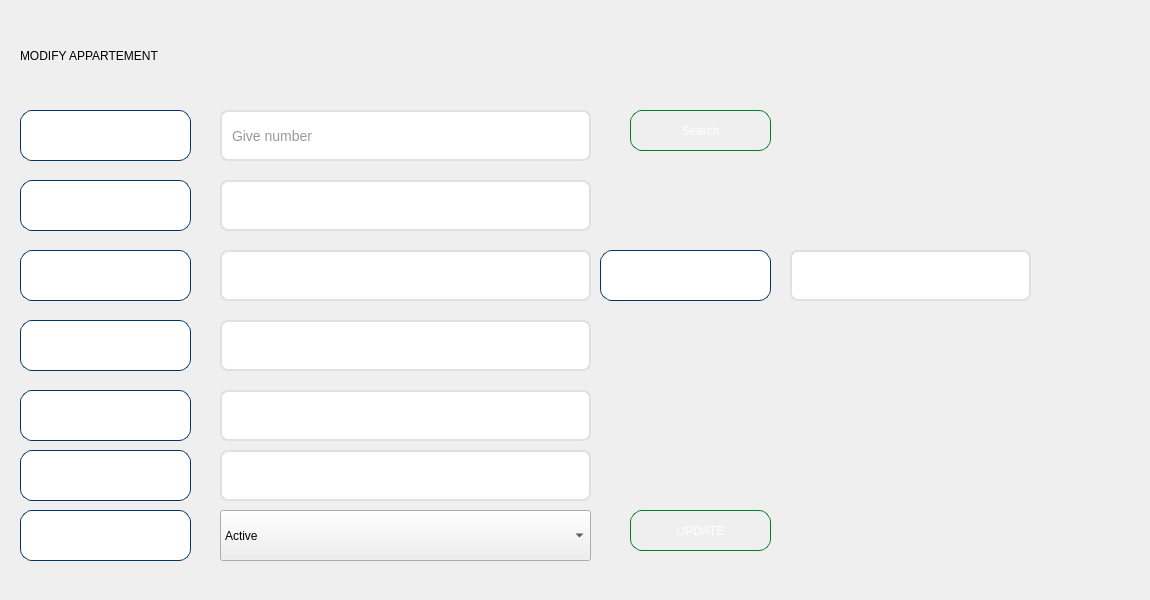
         <widget class="QWidget" name="tab_13">
          <attribute name="title">
           <string>MODIFY</string>
          </attribute>
          <widget class="QWidget" name="widget_11" native="true">
           <property name="geometry">
            <rect>
             <x>0</x>
             <y>0</y>
             <width>1141</width>
             <height>591</height>
            </rect>
           </property>
           <widget class="QPushButton" name="pushButton_19">
            <property name="geometry">
             <rect>
              <x>630</x>
              <y>510</y>
              <width>141</width>
              <height>41</height>
             </rect>
            </property>
            <property name="styleSheet">
             <string notr="true">QPushButton {
	font: 700 italic 10pt &quot;Times New Roman&quot;;
    background: qlineargradient(x1:0, y1:0, x2:0, y2:1,
                                stop:0 #00ff66, stop:1 #009933);
    color: white;
    border: 1px solid #007a29;
    border-radius: 12px;
    padding: 6px;
}
QPushButton :hover {
    background: qlineargradient(x1:0, y1:0, x2:0, y2:1,
                                stop:0 #33ff99, stop:1 #00cc44);
}

QPushButton:pressed {
    background: qlineargradient(x1:0, y1:0, x2:0, y2:1,
                                stop:0 #00cc44, stop:1 #007a29);
}
</string>
            </property>
            <property name="text">
             <string>UPDATE</string>
            </property>
           </widget>
           <widget class="QLabel" name="label_43">
            <property name="geometry">
             <rect>
              <x>20</x>
              <y>20</y>
              <width>701</width>
              <height>71</height>
             </rect>
            </property>
            <property name="styleSheet">
             <string notr="true">font: 700 italic 36pt &quot;Times New Roman&quot;;</string>
            </property>
            <property name="text">
             <string>MODIFY APPARTEMENT</string>
            </property>
           </widget>
           <widget class="QLabel" name="label_44">
            <property name="geometry">
             <rect>
              <x>790</x>
              <y>20</y>
              <width>121</width>
              <height>81</height>
             </rect>
            </property>
            <property name="styleSheet">
             <string notr="true">background:transparent;</string>
            </property>
            <property name="text">
             <string/>
            </property>
            <property name="pixmap">
             <pixmap>../../Downloads/Capture_d_écran_2025-09-29_075328-removebg-preview.png</pixmap>
            </property>
            <property name="scaledContents">
             <bool>true</bool>
            </property>
           </widget>
           <widget class="QLineEdit" name="lineEdit_38">
            <property name="geometry">
             <rect>
              <x>20</x>
              <y>110</y>
              <width>171</width>
              <height>51</height>
             </rect>
            </property>
            <property name="styleSheet">
             <string notr="true">QLineEdit {
	font: 700 italic 10pt &quot;Times New Roman&quot;;
	color: white;
    background: qlineargradient(
        x1: 0, y1: 0, x2: 1, y2: 1,
        stop: 0 #001F3F,   
        stop: 1 #004080   
    );
    border: 1px solid #003366; 
    border-radius: 12px;    
    padding: 6px

}</string>
            </property>
            <property name="text">
             <string>Search appartement</string>
            </property>
           </widget>
           <widget class="QPushButton" name="searchRoomBtn">
            <property name="geometry">
             <rect>
              <x>630</x>
              <y>110</y>
              <width>141</width>
              <height>41</height>
             </rect>
            </property>
            <property name="styleSheet">
             <string notr="true">QPushButton {
	font: 700 italic 10pt &quot;Times New Roman&quot;;
    background: qlineargradient(x1:0, y1:0, x2:0, y2:1,
                                stop:0 #00ff66, stop:1 #009933);
    color: white;
    border: 1px solid #007a29;
    border-radius: 12px;
    padding: 6px;
}
QPushButton :hover {
    background: qlineargradient(x1:0, y1:0, x2:0, y2:1,
                                stop:0 #33ff99, stop:1 #00cc44);
}

QPushButton:pressed {
    background: qlineargradient(x1:0, y1:0, x2:0, y2:1,
                                stop:0 #00cc44, stop:1 #007a29);
}
</string>
            </property>
            <property name="text">
             <string>Search</string>
            </property>
           </widget>
           <widget class="QLineEdit" name="searchRoomEdit">
            <property name="geometry">
             <rect>
              <x>220</x>
              <y>110</y>
              <width>371</width>
              <height>51</height>
             </rect>
            </property>
            <property name="styleSheet">
             <string notr="true">QLineEdit {
    background-color: white;
    border: 2px solid #e0e0e0;
    border-radius: 8px;
    padding: 8px;
    font-size: 14px;
    color: #333;
}

QLineEdit:hover {
    border: 2px solid #29b6f6;
    background-color: #f9f9f9;
}

QLineEdit:focus {
    border: 2px solid #0d47a1;
    background-color: white;
}</string>
            </property>
            <property name="placeholderText">
             <string>Give number</string>
            </property>
           </widget>
           <widget class="QLineEdit" name="lineEdit_51">
            <property name="geometry">
             <rect>
              <x>220</x>
              <y>250</y>
              <width>371</width>
              <height>51</height>
             </rect>
            </property>
            <property name="styleSheet">
             <string notr="true">QLineEdit {
    background-color: white;
    border: 2px solid #e0e0e0;
    border-radius: 8px;
    padding: 8px;
    font-size: 14px;
    color: #333;
}

QLineEdit:hover {
    border: 2px solid #29b6f6;
    background-color: #f9f9f9;
}

QLineEdit:focus {
    border: 2px solid #0d47a1;
    background-color: white;
}</string>
            </property>
           </widget>
           <widget class="QLineEdit" name="lineEdit_112">
            <property name="geometry">
             <rect>
              <x>20</x>
              <y>510</y>
              <width>171</width>
              <height>51</height>
             </rect>
            </property>
            <property name="styleSheet">
             <string notr="true">QLineEdit {
	font: 700 italic 10pt &quot;Times New Roman&quot;;
	color: white;
    background: qlineargradient(
        x1: 0, y1: 0, x2: 1, y2: 1,
        stop: 0 #001F3F,   
        stop: 1 #004080   
    );
    border: 1px solid #003366; 
    border-radius: 12px;    
    padding: 6px

}</string>
            </property>
            <property name="text">
             <string>Status:</string>
            </property>
           </widget>
           <widget class="QLineEdit" name="lineEdit_52">
            <property name="geometry">
             <rect>
              <x>20</x>
              <y>250</y>
              <width>171</width>
              <height>51</height>
             </rect>
            </property>
            <property name="styleSheet">
             <string notr="true">QLineEdit {
	font: 700 italic 10pt &quot;Times New Roman&quot;;
	color: white;
    background: qlineargradient(
        x1: 0, y1: 0, x2: 1, y2: 1,
        stop: 0 #001F3F,   
        stop: 1 #004080   
    );
    border: 1px solid #003366; 
    border-radius: 12px;    
    padding: 6px

}</string>
            </property>
            <property name="text">
             <string>Rooms :</string>
            </property>
           </widget>
           <widget class="QLineEdit" name="lineEdit_113">
            <property name="geometry">
             <rect>
              <x>220</x>
              <y>390</y>
              <width>371</width>
              <height>51</height>
             </rect>
            </property>
            <property name="styleSheet">
             <string notr="true">QLineEdit {
    background-color: white;
    border: 2px solid #e0e0e0;
    border-radius: 8px;
    padding: 8px;
    font-size: 14px;
    color: #333;
}

QLineEdit:hover {
    border: 2px solid #29b6f6;
    background-color: #f9f9f9;
}

QLineEdit:focus {
    border: 2px solid #0d47a1;
    background-color: white;
}</string>
            </property>
           </widget>
           <widget class="QLineEdit" name="lineEdit_53">
            <property name="geometry">
             <rect>
              <x>20</x>
              <y>390</y>
              <width>171</width>
              <height>51</height>
             </rect>
            </property>
            <property name="styleSheet">
             <string notr="true">QLineEdit {
	font: 700 italic 10pt &quot;Times New Roman&quot;;
	color: white;
    background: qlineargradient(
        x1: 0, y1: 0, x2: 1, y2: 1,
        stop: 0 #001F3F,   
        stop: 1 #004080   
    );
    border: 1px solid #003366; 
    border-radius: 12px;    
    padding: 6px

}</string>
            </property>
            <property name="text">
             <string>Condition:</string>
            </property>
           </widget>
           <widget class="QLineEdit" name="lineEdit_114">
            <property name="geometry">
             <rect>
              <x>20</x>
              <y>320</y>
              <width>171</width>
              <height>51</height>
             </rect>
            </property>
            <property name="styleSheet">
             <string notr="true">QLineEdit {
	font: 700 italic 10pt &quot;Times New Roman&quot;;
	color: white;
    background: qlineargradient(
        x1: 0, y1: 0, x2: 1, y2: 1,
        stop: 0 #001F3F,   
        stop: 1 #004080   
    );
    border: 1px solid #003366; 
    border-radius: 12px;    
    padding: 6px

}</string>
            </property>
            <property name="text">
             <string>Floor:</string>
            </property>
           </widget>
           <widget class="QLineEdit" name="lineEdit_54">
            <property name="geometry">
             <rect>
              <x>220</x>
              <y>180</y>
              <width>371</width>
              <height>51</height>
             </rect>
            </property>
            <property name="styleSheet">
             <string notr="true">QLineEdit {
    background-color: white;
    border: 2px solid #e0e0e0;
    border-radius: 8px;
    padding: 8px;
    font-size: 14px;
    color: #333;
}

QLineEdit:hover {
    border: 2px solid #29b6f6;
    background-color: #f9f9f9;
}

QLineEdit:focus {
    border: 2px solid #0d47a1;
    background-color: white;
}</string>
            </property>
           </widget>
           <widget class="QLineEdit" name="lineEdit_55">
            <property name="geometry">
             <rect>
              <x>220</x>
              <y>320</y>
              <width>371</width>
              <height>51</height>
             </rect>
            </property>
            <property name="styleSheet">
             <string notr="true">QLineEdit {
    background-color: white;
    border: 2px solid #e0e0e0;
    border-radius: 8px;
    padding: 8px;
    font-size: 14px;
    color: #333;
}

QLineEdit:hover {
    border: 2px solid #29b6f6;
    background-color: #f9f9f9;
}

QLineEdit:focus {
    border: 2px solid #0d47a1;
    background-color: white;
}</string>
            </property>
           </widget>
           <widget class="QLineEdit" name="lineEdit_56">
            <property name="enabled">
             <bool>true</bool>
            </property>
            <property name="geometry">
             <rect>
              <x>20</x>
              <y>180</y>
              <width>171</width>
              <height>51</height>
             </rect>
            </property>
            <property name="focusPolicy">
             <enum>Qt::FocusPolicy::NoFocus</enum>
            </property>
            <property name="contextMenuPolicy">
             <enum>Qt::ContextMenuPolicy::NoContextMenu</enum>
            </property>
            <property name="acceptDrops">
             <bool>true</bool>
            </property>
            <property name="styleSheet">
             <string notr="true">QLineEdit {
	font: 700 italic 10pt &quot;Times New Roman&quot;;
	color: white;
    background: qlineargradient(
        x1: 0, y1: 0, x2: 1, y2: 1,
        stop: 0 #001F3F,   
        stop: 1 #004080   
    );
    border: 1px solid #003366; 
    border-radius: 12px;    
    padding: 6px

}</string>
            </property>
            <property name="text">
             <string>Number :</string>
            </property>
            <property name="cursorPosition">
             <number>8</number>
            </property>
           </widget>
           <widget class="QComboBox" name="addStatusCombo_3">
            <property name="geometry">
             <rect>
              <x>220</x>
              <y>510</y>
              <width>371</width>
              <height>51</height>
             </rect>
            </property>
            <item>
             <property name="text">
              <string>Active</string>
             </property>
            </item>
            <item>
             <property name="text">
              <string>Inactive</string>
             </property>
            </item>
           </widget>
           <widget class="QLineEdit" name="lineEdit_115">
            <property name="geometry">
             <rect>
              <x>220</x>
              <y>450</y>
              <width>371</width>
              <height>51</height>
             </rect>
            </property>
            <property name="styleSheet">
             <string notr="true">QLineEdit {
    background-color: white;
    border: 2px solid #e0e0e0;
    border-radius: 8px;
    padding: 8px;
    font-size: 14px;
    color: #333;
}

QLineEdit:hover {
    border: 2px solid #29b6f6;
    background-color: #f9f9f9;
}

QLineEdit:focus {
    border: 2px solid #0d47a1;
    background-color: white;
}</string>
            </property>
           </widget>
           <widget class="QLineEdit" name="lineEdit_57">
            <property name="geometry">
             <rect>
              <x>20</x>
              <y>450</y>
              <width>171</width>
              <height>51</height>
             </rect>
            </property>
            <property name="styleSheet">
             <string notr="true">QLineEdit {
	font: 700 italic 10pt &quot;Times New Roman&quot;;
	color: white;
    background: qlineargradient(
        x1: 0, y1: 0, x2: 1, y2: 1,
        stop: 0 #001F3F,   
        stop: 1 #004080   
    );
    border: 1px solid #003366; 
    border-radius: 12px;    
    padding: 6px

}</string>
            </property>
            <property name="text">
             <string>NB Rooms:</string>
            </property>
           </widget>
           <widget class="QLineEdit" name="cinmod">
            <property name="geometry">
             <rect>
              <x>790</x>
              <y>250</y>
              <width>241</width>
              <height>51</height>
             </rect>
            </property>
            <property name="styleSheet">
             <string notr="true">QLineEdit {
    background-color: white;
    border: 2px solid #e0e0e0;
    border-radius: 8px;
    padding: 8px;
    font-size: 14px;
    color: #333;
}

QLineEdit:hover {
    border: 2px solid #29b6f6;
    background-color: #f9f9f9;
}

QLineEdit:focus {
    border: 2px solid #0d47a1;
    background-color: white;
}</string>
            </property>
           </widget>
           <widget class="QLineEdit" name="lineEdit_62">
            <property name="enabled">
             <bool>true</bool>
            </property>
            <property name="geometry">
             <rect>
              <x>600</x>
              <y>250</y>
              <width>171</width>
              <height>51</height>
             </rect>
            </property>
            <property name="focusPolicy">
             <enum>Qt::FocusPolicy::NoFocus</enum>
            </property>
            <property name="contextMenuPolicy">
             <enum>Qt::ContextMenuPolicy::NoContextMenu</enum>
            </property>
            <property name="acceptDrops">
             <bool>true</bool>
            </property>
            <property name="styleSheet">
             <string notr="true">QLineEdit {
	font: 700 italic 10pt &quot;Times New Roman&quot;;
	color: white;
    background: qlineargradient(
        x1: 0, y1: 0, x2: 1, y2: 1,
        stop: 0 #001F3F,   /* bleu marine profond */
        stop: 1 #004080    /* bleu marine plus clair */
    );
    border: 1px solid #003366; /* contour subtil bleu foncé */
    border-radius: 12px;       /* coins arrondis */
    padding: 6px

}</string>
            </property>
            <property name="text">
             <string>CIN</string>
            </property>
            <property name="cursorPosition">
             <number>3</number>
            </property>
           </widget>
          </widget>
         </widget>
